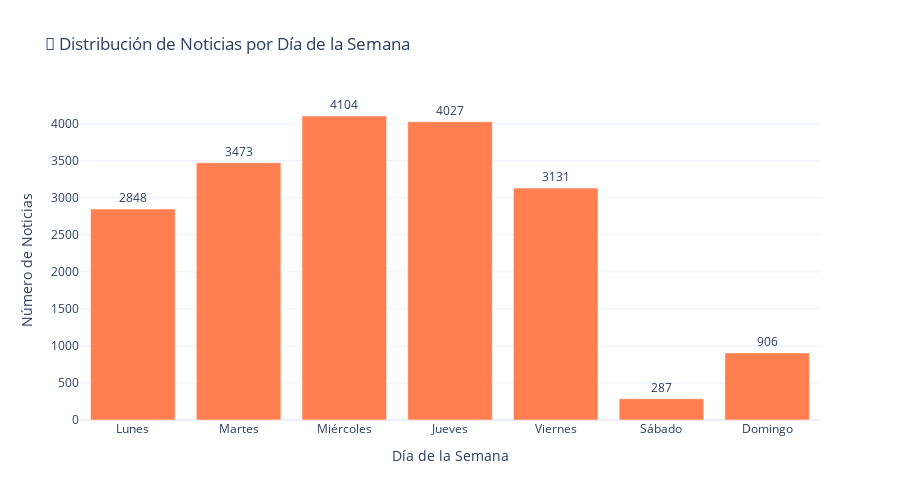

The code cell stored with this chart in its notebook:
### Code cell
# Distribución por día de la semana
dias_orden = ['Monday', 'Tuesday', 'Wednesday', 'Thursday', 'Friday', 'Saturday', 'Sunday']
dias_español = ['Lunes', 'Martes', 'Miércoles', 'Jueves', 'Viernes', 'Sábado', 'Domingo']

noticias_por_dia = df_noticias.groupby('dia_semana').size().reindex(dias_orden)

fig = go.Figure()

fig.add_trace(go.Bar(
    x=dias_español,
    y=noticias_por_dia.values,
    marker=dict(color='coral'),
    text=noticias_por_dia.values,
    textposition='outside'
))

fig.update_layout(
    title='📅 Distribución de Noticias por Día de la Semana',
    xaxis_title='Día de la Semana',
    yaxis_title='Número de Noticias',
    template='plotly_white',
    height=500,
    showlegend=False
)

fig.show()

print("\n💡 Observaciones:")
print("   - Días laborales (lun-vie) suelen tener más noticias")
print("   - Fines de semana pueden tener menor actividad noticiosa")

### Figure 1 — Plotly figure (JSON) as saved in the notebook; plotly's stock layout.template omitted (floating-point values rounded to 4 significant figures)
{"data": [{"marker": {"color": "coral"}, "text": [2848.0, 3473.0, 4104.0, 4027.0, 3131.0, 287.0, 906.0], "textposition": "outside", "type": "bar", "x": ["Lunes", "Martes", "Miércoles", "Jueves", "Viernes", "Sábado", "Domingo"], "y": [2848, 3473, 4104, 4027, 3131, 287, 906]}], "layout": {"height": 500, "showlegend": false, "title": {"text": "📅 Distribución de Noticias por Día de la Semana"}, "xaxis": {"title": {"text": "Día de la Semana"}}, "yaxis": {"title": {"text": "Número de Noticias"}}}}
